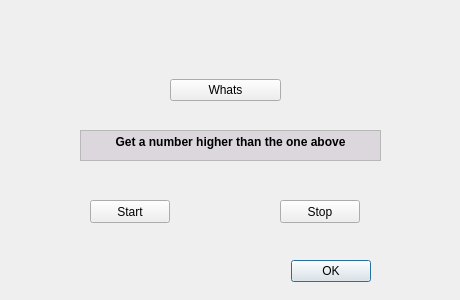
<?xml version="1.0" encoding="UTF-8"?>
<ui version="4.0">
 <class>LuckAndSkill</class>
 <widget class="QDialog" name="LuckAndSkill">
  <property name="windowModality">
   <enum>Qt::ApplicationModal</enum>
  </property>
  <property name="geometry">
   <rect>
    <x>0</x>
    <y>0</y>
    <width>460</width>
    <height>300</height>
   </rect>
  </property>
  <property name="windowTitle">
   <string>Dialog</string>
  </property>
  <widget class="QTextBrowser" name="t_result">
   <property name="geometry">
    <rect>
     <x>120</x>
     <y>0</y>
     <width>211</width>
     <height>51</height>
    </rect>
   </property>
   <property name="styleSheet">
    <string notr="true">background-color: rgba(0,0,0,0%);
border: 0px;
font:	36px;</string>
   </property>
   <property name="html">
    <string>&lt;!DOCTYPE HTML PUBLIC &quot;-//W3C//DTD HTML 4.0//EN&quot; &quot;http://www.w3.org/TR/REC-html40/strict.dtd&quot;&gt;
&lt;html&gt;&lt;head&gt;&lt;meta name=&quot;qrichtext&quot; content=&quot;1&quot; /&gt;&lt;style type=&quot;text/css&quot;&gt;
p, li { white-space: pre-wrap; }
&lt;/style&gt;&lt;/head&gt;&lt;body style=&quot; font-family:'Sans Serif'; font-size:36px; font-weight:400; font-style:normal;&quot;&gt;
&lt;p align=&quot;center&quot; style=&quot;-qt-paragraph-type:empty; margin-top:0px; margin-bottom:0px; margin-left:0px; margin-right:0px; -qt-block-indent:0; text-indent:0px; font-size:9pt;&quot;&gt;&lt;br /&gt;&lt;/p&gt;&lt;/body&gt;&lt;/html&gt;</string>
   </property>
  </widget>
  <widget class="QWidget" name="gridLayoutWidget">
   <property name="geometry">
    <rect>
     <x>170</x>
     <y>70</y>
     <width>111</width>
     <height>41</height>
    </rect>
   </property>
   <layout class="QGridLayout" name="g_grid">
    <item row="0" column="0">
     <widget class="QPushButton" name="pushButton">
      <property name="text">
       <string>Whats</string>
      </property>
     </widget>
    </item>
   </layout>
  </widget>
  <widget class="QDialogButtonBox" name="b_ok">
   <property name="geometry">
    <rect>
     <x>20</x>
     <y>260</y>
     <width>351</width>
     <height>23</height>
    </rect>
   </property>
   <property name="standardButtons">
    <set>QDialogButtonBox::Ok</set>
   </property>
  </widget>
  <widget class="QPushButton" name="StartButton">
   <property name="geometry">
    <rect>
     <x>90</x>
     <y>200</y>
     <width>80</width>
     <height>23</height>
    </rect>
   </property>
   <property name="text">
    <string>Start</string>
   </property>
  </widget>
  <widget class="QPushButton" name="StopButton">
   <property name="geometry">
    <rect>
     <x>280</x>
     <y>200</y>
     <width>80</width>
     <height>23</height>
    </rect>
   </property>
   <property name="text">
    <string>Stop</string>
   </property>
  </widget>
  <widget class="QTextBrowser" name="pushButton_2">
   <property name="geometry">
    <rect>
     <x>80</x>
     <y>130</y>
     <width>301</width>
     <height>31</height>
    </rect>
   </property>
   <property name="palette">
    <palette>
     <active>
      <colorrole role="Base">
       <brush brushstyle="SolidPattern">
        <color alpha="255">
         <red>219</red>
         <green>215</green>
         <blue>221</blue>
        </color>
       </brush>
      </colorrole>
     </active>
     <inactive>
      <colorrole role="Base">
       <brush brushstyle="SolidPattern">
        <color alpha="255">
         <red>219</red>
         <green>215</green>
         <blue>221</blue>
        </color>
       </brush>
      </colorrole>
     </inactive>
     <disabled>
      <colorrole role="Base">
       <brush brushstyle="SolidPattern">
        <color alpha="255">
         <red>239</red>
         <green>235</green>
         <blue>231</blue>
        </color>
       </brush>
      </colorrole>
     </disabled>
    </palette>
   </property>
   <property name="html">
    <string>&lt;!DOCTYPE HTML PUBLIC &quot;-//W3C//DTD HTML 4.0//EN&quot; &quot;http://www.w3.org/TR/REC-html40/strict.dtd&quot;&gt;
&lt;html&gt;&lt;head&gt;&lt;meta name=&quot;qrichtext&quot; content=&quot;1&quot; /&gt;&lt;style type=&quot;text/css&quot;&gt;
p, li { white-space: pre-wrap; }
&lt;/style&gt;&lt;/head&gt;&lt;body style=&quot; font-family:'Sans Serif'; font-size:9pt; font-weight:400; font-style:normal;&quot;&gt;
&lt;p align=&quot;center&quot; style=&quot; margin-top:0px; margin-bottom:0px; margin-left:0px; margin-right:0px; -qt-block-indent:0; text-indent:0px;&quot;&gt;&lt;span style=&quot; font-weight:600;&quot;&gt;Get a number higher than the one above&lt;/span&gt;&lt;/p&gt;&lt;/body&gt;&lt;/html&gt;</string>
   </property>
  </widget>
 </widget>
 <resources/>
 <connections/>
</ui>
